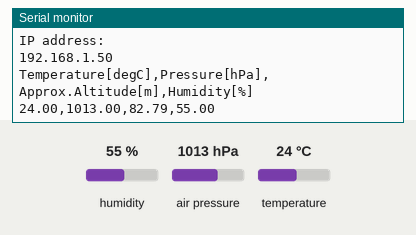
Recording of a sketch running on a simulated ESP8266 (NodeMCU). Shown: the last lines printed to the serial monitor. The test bench sets the inputs (shaded band); at power-on: humidity 55 %, air pressure 1013 hPa, temperature 24 °C. WiFi joins after 1.5 s; servers stay silent unless stated.

Above: at 2.7 s.
2.8 s: humidity set to 22 %
4.7 s: air pressure set to 952 hPa
At 4.7 s:
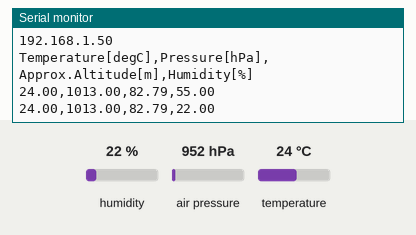
6.6 s: temperature set to 12 °C
At 8.1 s:
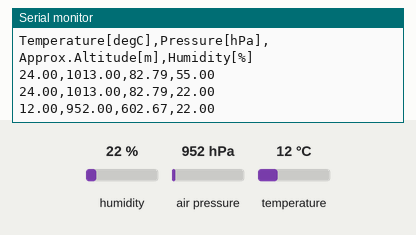

Measured:
- after the input at 6.6 s, the serial monitor: prints a new line after 0.99 s (image 2)

The sketch:

Arduino_nano_esp8266.ino
```cpp
// =================================
// Arduino Nano
// Arduino 1.8.13
// Author: hqrrr
// Date of last update: Nov. 2020
// =================================

#include <SoftwareSerial.h>

// use D3 as RX and D2 as TX
SoftwareSerial softSerial(3, 2); // RX, TX

// ---------------------------
//        Wifi Module
// ---------------------------
#include "arduino_esp8266_secrets.h"
#include <ESP8266WiFi.h>        // Include the Wi-Fi library
char ssid[] = SECRET_SSID;        // your network SSID (name)
char pass[] = SECRET_PASS;    // your network password (use for WPA, or use as key for WEP)


// ---------------------------
//   Adafruit BME280 sensor
// ---------------------------
#include <Wire.h>
#include <Adafruit_Sensor.h>
#include <Adafruit_BME280.h>

Adafruit_BME280 bme;

// current barrometric pressure of your city
#define SEALEVELPRESSURE_HPA (1023) // Aachen: 1023

// ---------------------------
//         Variables
// ---------------------------
float pressure;
float temperature;
float altimeter;
float humidity;
int deviceCount = 0;

// the setup function runs once when you press reset or power the board
void setup() {

  // initialize serial and wait for port to open:
  Serial.begin(9600);
  while (!Serial);

  // Error message
  if (!bme.begin(0x76)) {
    Serial.println("Could not find a valid BME280 sensor, check wiring!");
    while (1);
  }

  // Connect to Wi-Fi network with SSID and password
  Serial.print("Connecting to ");
  Serial.println(ssid);
  WiFi.begin(ssid, pass);
  while (WiFi.status() != WL_CONNECTED) {
    delay(500);
    Serial.print(".");
  }
  // Print local IP address and start web server
  Serial.println("");
  Serial.println("WiFi connected.");
  Serial.println("IP address: ");
  Serial.println(WiFi.localIP());

  // serial plotter labels
  Serial.println("Temperature[degC],Pressure[hPa],Approx.Altitude[m],Humidity[%]");
}

// the loop function runs over and over again forever
void loop() {

  // Read values from bme 280 sensor
  pressure = bme.readPressure() / 100; // Pa -> hPa
  temperature = bme.readTemperature(); // degC
  humidity = bme.readHumidity(); // %
  altimeter = bme.readAltitude(SEALEVELPRESSURE_HPA); // m


  // bme280 sensor
  Serial.print(temperature);
  Serial.print(",");
  Serial.print(pressure);
  Serial.print(",");
  Serial.print(altimeter);
  Serial.print(",");
  Serial.println(humidity);

  delay(3000); // update every 3 sec
}
```

arduino_esp8266_secrets.h
```cpp
#define SECRET_SSID "xxxxxxxxxxxxxxx"
#define SECRET_PASS "xxxxxxxxxxxxxxx"
```
